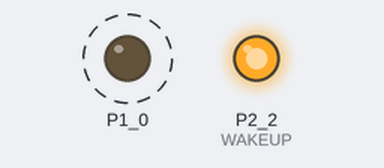
The sketch below on a simulated TI MSP430 LaunchPad. Parts: output pins drawn as LEDs (lit = HIGH). Dashed ring = blinking. Pins used as bus, display or sensor lines are not drawn; what the sketch prints to the serial monitor is not drawn.

Above: at 1.5 s.
Timing chart, 0 to 5.6 s (numbered marks = the images above):
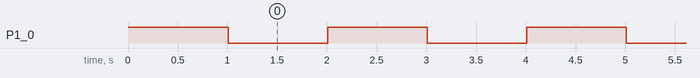

Measured:
- by itself, P1_0: alternates HIGH for 1.0 s and LOW for 1.0 s

The sketch:

SetupLPR9204.ino
```cpp
#define RESET P2_1
#define WAKEUP P2_2

void setup() {
  pinMode(RED_LED, OUTPUT);
  digitalWrite(RED_LED, HIGH);
  Serial.begin(9600);
//  Serial.begin(115200);
  setup_lpr9204();
  digitalWrite(RED_LED, LOW);
}

void loop() {
  digitalWrite(RED_LED, LOW);
  Serial.flush();
  Serial.println("SKSEND 1 1000 0001 1 1");
  Serial.flush();
  delay(1000);
  digitalWrite(RED_LED, HIGH);
  delay(1000);
}


void setup_lpr9204() {
  pinMode(RESET, OUTPUT);
  pinMode(WAKEUP, OUTPUT);
  digitalWrite(RESET, LOW);
  digitalWrite(WAKEUP, LOW);
  delay(10);
  digitalWrite(RESET, HIGH);
  digitalWrite(WAKEUP, HIGH);
  delay(1000);

  Serial.flush();
  Serial.println("SKSREG S01 0009"); // ID
  Serial.flush();
  Serial.println("SKSREG S08 34"); // 周波数
  Serial.flush();
  Serial.println("SKSREG S20 1"); // オートロード機能フラグ
  Serial.flush();
  Serial.println("SKSREG S26 0"); // 0:9600 4:115200
  Serial.flush();
  Serial.println("SKSAVE");
  Serial.flush();
}
```
